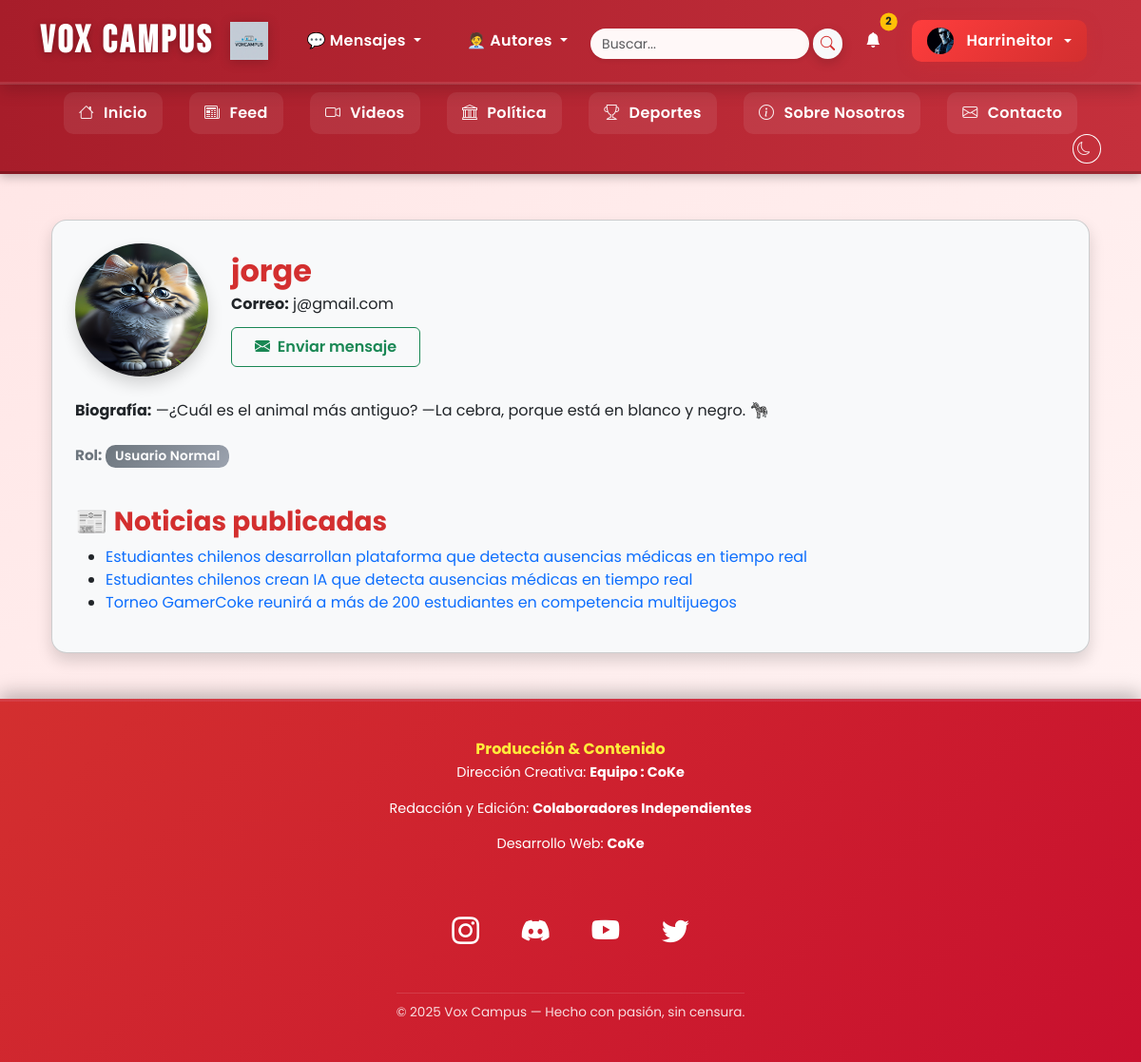
/perfil/jorge/ (signed in), run on the app's committed database.
### noticias/models.py (models this page shows, shortened)
class Perfil(models.Model):
    user = models.OneToOneField(User, on_delete=models.CASCADE, related_name='perfil')
    bio = models.TextField(blank=True, null=True)
    avatar = models.ImageField(upload_to='avatares/', blank=True, null=True)
    rol = models.CharField(
        max_length=20,
        choices=[('autor', 'Autor'), ('admin', 'Administrador')],
        default='autor'
    )

class Noticia(models.Model):
    titulo = models.CharField(max_length=200)
    contenido = models.TextField()
    categoria = models.ForeignKey(Categoria, on_delete=models.PROTECT, related_name='noticias')
    autor = models.ForeignKey(User, on_delete=models.CASCADE, related_name='noticias')
    fecha_creacion = models.DateTimeField(auto_now_add=True)
    imagen = models.ImageField(upload_to='noticias/', blank=True, null=True)

### noticias/views.py (the view)
# urls.py: path('perfil/<str:username>/', views.perfil_usuario, name='ver_perfil'),
def perfil_usuario(request, username):
    user = get_object_or_404(User, username=username)
    noticias = Noticia.objects.filter(autor=user)
    return render(request, 'noticias/perfil.html', {
        'perfil': user.perfil,
        'noticias': noticias,
    })

### noticias/context_processors.py (called while the page is built)
def contadores_globales(request):
    if request.user.is_authenticated:
        notif_count = Notificacion.objects.filter(usuario=request.user, leido=False).count()
        mensajes_no_leidos = Mensaje.objects.filter(receptor=request.user, leido=False).count() if hasattr(request.user, 'mensaje_set') else 0
    else:
        notif_count = 0
        mensajes_no_leidos = 0
    return {
        'notif_count': notif_count,
        'mensajes_no_leidos': mensajes_no_leidos,
    }

def notificaciones_context(request):
    if request.user.is_authenticated:
        notif_count = Notificacion.objects.filter(usuario=request.user, leido=False).count()
    else:
        notif_count = 0
    return {'notif_count': notif_count}

### templates/noticias/perfil.html (shortened to what this page needs)
{% extends "noticias/base.html" %}
{% load static %}
{% block content %}
<div class="container my-5">
   <div class="card shadow p-4 rounded-4 bg-light">
      <div class="d-flex align-items-center mb-4">
         <div class="me-4">
            {% if perfil.avatar %}
            <img src="{{ perfil.avatar.url }}" alt="Avatar" class="rounded-circle shadow" width="140" height="140">
            {% else %}
            <img src="{% static 'img/default_avatar.png' %}" alt="Sin avatar" class="rounded-circle shadow" width="140" height="140">
            {% endif %}
         </div>
         <div>
            <h2 class="mb-1 fw-bold">{{ perfil.user.username }}</h2>
            <p class="mb-1"><strong>Correo:</strong> {{ perfil.user.email }}</p>
            {% if request.user != perfil.user %}
            <a href="{% url 'enviar_a_usuario' perfil.user.username %}" class="btn btn-outline-success mt-2 px-4 py-2 fw-semibold">
            <i class="bi bi-envelope-fill me-1"></i> Enviar mensaje
            </a>
            {% endif %}
         </div>
      </div>
      <p><strong>Biografía:</strong>
         {% if perfil.bio %}
         {{ perfil.bio }}
         {% else %}
         <em>Este usuario aún no ha escrito una biografía.</em>
         {% endif %}
      </p>
      <p class="perfil-meta mt-2">
         <strong>Rol:</strong>
         {% if user.is_superuser %}
         <span class="badge bg-danger text-white">Administrador</span>
         {% else %}
         <span class="badge bg-secondary text-white">Usuario Normal</span>
         {% endif %}
      </p>
      <h3 class="mt-4">📰 Noticias publicadas</h3>
      <ul>
         {% for noticia in noticias %}
         <li><a href="{% url 'noticia_detalle' noticia.id %}">{{ noticia.titulo }}</a></li>
         {% empty %}
         <li>Este usuario aún no ha publicado noticias.</li>
         {% endfor %}
      </ul>
   </div>
</div>
{% endblock %}

### templates/noticias/base.html (shortened to what this page needs)
{% load static %}
<!DOCTYPE html>
<html lang="es">
<head>
   <link href="https://cdn.jsdelivr.net/npm/bootstrap@5.3.2/dist/css/bootstrap.min.css" rel="stylesheet" />
   <link href="https://cdn.jsdelivr.net/npm/bootstrap-icons@1.11.1/font/bootstrap-icons.css" rel="stylesheet" />
   <link rel="stylesheet" href="{% static 'webnoticias/css/style.css' %}?v=v38" />
</head>
<body>
   <nav class="navbar navbar-expand-lg navbar-dark bg-danger shadow">
      <div class="container">
         <a class="navbar-brand d-flex align-items-center fw-bold"
            href="{% if user.is_authenticated and user.is_superuser %}{% url 'panel_privado' %}{% else %}{% url 'index' %}{% endif %}">
            <span class="me-2 text-white">Vox Campus</span>
            <img src="{% static 'WebNoticias/img/logo.png' %}" alt="Logo Vox Campus"
                 style="height:40px; width:auto; object-fit:contain;" />
         </a>
         <div class="collapse navbar-collapse" id="navbarNav">
            <ul class="navbar-nav mx-auto align-items-center gap-2">
               {% if user.is_authenticated %}
               <li class="nav-item dropdown">
                  <a class="nav-link dropdown-toggle" href="#" id="mensajesDropdown" role="button" data-bs-toggle="dropdown">
                     💬 Mensajes
                  </a>
               </li>
               {% endif %}
               {% if user.is_authenticated %}
               <li class="nav-item dropdown">
                  <a class="nav-link dropdown-toggle" href="#" id="reporterosDropdown" role="button" data-bs-toggle="dropdown" aria-expanded="false">
                     🧑‍💼 Autores
                  </a>
             {% endif %}
            <ul class="navbar-nav align-items-center gap-0">
               {% if user.is_authenticated %}
                  <li class="nav-item">
                     <form id="buscador" class="d-flex align-items-center" role="search" method="get" action="{% url 'buscar' %}">
                        <input id="input-busqueda" class="form-control form-control-sm rounded-pill shadow-sm border-0 me-1"
                           type="search" placeholder="Buscar..." name="q" required />
                        <button class="btn btn-light btn-sm rounded-pill px-2 py-0" type="submit" style="height:32px;">
                           <i class="bi bi-search text-danger"></i>
                        </button>
                     </form>
                  </li>
                  <li class="nav-item position-relative">
                     <a href="{% url 'notificaciones' %}" class="nav-link position-relative">
                        <i class="bi bi-bell-fill"></i>
                        {% if notif_count > 0 %}
                           <span class="position-absolute top-0 start-100 translate-middle badge rounded-pill bg-warning text-dark">
                              {{ notif_count }}
                           </span>
                        {% endif %}
                     </a>
                  </li>
                  <li class="nav-item dropdown">
                     <a class="nav-link dropdown-toggle btn-login px-3 py-2" href="#" id="userDropdown"
                        role="button" data-bs-toggle="dropdown">
                        {% if user.perfil.avatar %}
                           <img src="{{ user.perfil.avatar.url }}" alt="avatar"
                              style="width:28px; height:28px; border-radius:50%; object-fit:cover; margin-right:6px;" />
                        {% else %}
                           <i class="bi bi-person-circle me-1"></i>
                        {% endif %}
                        {{ user.username }}
                     </a>
                  </li>
               {% else %}
                  <li class="nav-item"><a class="btn btn-login fw-bold px-3 py-1" href="{% url 'login' %}">Iniciar Sesión</a></li>
                  <li class="nav-item"><a href="{% url 'registro' %}" class="btn-register px-3 py-1">Regístrate</a></li>
               {% endif %}
            </ul>
         </div>
      </div>
   </nav>
   <div class="subnav">
      <div class="container text-center py-2">
         {% if user.is_authenticated and user.is_superuser %}
            <a href="{% url 'panel_privado' %}" class="subnav-link"><i class="bi bi-house-door"></i> Inicio Privado</a>
         {% else %}
            <a href="{% url 'index' %}" class="subnav-link"><i class="bi bi-house"></i> Inicio</a>
         {% endif %}
         <a href="{% url 'feed' %}" class="subnav-link"><i class="bi bi-newspaper"></i> Feed</a>
         <a href="{% url 'videos' %}" class="subnav-link"><i class="bi bi-camera-video"></i> Videos</a>
         <a href="{% url 'politica' %}" class="subnav-link"><i class="bi bi-bank"></i> Política</a>
         <a href="{% url 'deportes' %}" class="subnav-link"><i class="bi bi-trophy"></i> Deportes</a>
         <a href="{% url 'sobre' %}" class="subnav-link"><i class="bi bi-info-circle"></i> Sobre Nosotros</a>
         <a href="{% url 'contacto' %}" class="subnav-link"><i class="bi bi-envelope"></i> Contacto</a>
         <li class="nav-item d-flex align-items-center ms-2">
            <button id="theme-toggle" class="btn btn-outline-light btn-sm rounded-circle p-1" title="Cambiar tema">
               <i class="bi bi-moon"></i>
            </button>
         </li>
      </div>
   </div>
   <main class="container my-4">
      {% block content %}{% endblock %}
   </main>
   <footer class="footer-premium">
      <div class="footer-container">
         <div class="footer-credits">
            <h4>Producción & Contenido</h4>
            <p>Dirección Creativa: <strong>Equipo : CoKe</strong></p>
            <p>Redacción y Edición: <strong>Colaboradores Independientes</strong></p>
            <p>Desarrollo Web: <strong>CoKe</strong></p>
         </div>
         <div class="footer-social">
            <a href="https://www.instagram.com" target="_blank" class="social-icon"><i class="bi bi-instagram"></i></a>
            <a href="https://discord.com" target="_blank" class="social-icon"><i class="bi bi-discord"></i></a>
            <a href="https://www.youtube.com" target="_blank" class="social-icon"><i class="bi bi-youtube"></i></a>
            <a href="https://twitter.com" target="_blank" class="social-icon"><i class="bi bi-twitter"></i></a>
         </div>
         <div class="footer-bottom">
            <p>&copy; 2025 Vox Campus — Hecho con pasión, sin censura.</p>
         </div>
      </div>
   </footer>
</body>
</html>

### noticias/static/WebNoticias/css/base.css (style rules this page uses)
body { font-family: 'Poppins', sans-serif; color: #212529; scroll-behavior: smooth; margin: 0; background: linear-gradient(145deg, #ffe5e5, #fff6f6); background-attachment: fixed; transition: background-color 0.4s ease, color 0.4s ease; }
a { text-decoration: none; transition: all 0.2s ease; }
.container main, main.container { display:block; }
.navbar-brand img { height: 75px; width: auto; margin-left: 10px; vertical-align: middle; display: inline-block; filter: drop-shadow(0 2px 6px rgba(0,0,0,0.18)); }

### noticias/static/WebNoticias/css/navbar.css (style rules this page uses)
.navbar { background: linear-gradient(90deg, #a71d2a, #c5303c); box-shadow: 0 4px 10px rgba(0,0,0,0.4); border-bottom: 2px solid rgba(255,255,255,0.1); }
.navbar-brand { font-family: 'Bebas Neue','Montserrat',Arial,sans-serif; font-size: 2.5rem; letter-spacing: 3px; color: #fff !important; text-shadow: 0 2px 8px rgba(0,0,0,0.25); transition: transform 0.2s, text-shadow 0.3s; padding-right: 8px; }
.navbar-nav .nav-item { margin: 0 8px; }
.navbar .nav-link { color: #fff; font-weight: 600; letter-spacing: 0.3px; transition: all 0.3s ease; border-radius: 10px; padding: 8px 14px; font-size: 1rem; margin-right: .5rem; }
.nav-link .badge { font-size: .7rem; padding: 4px 6px; font-weight: 700; animation: notifBlink 1s ease-in-out infinite alternate; }
#theme-toggle { margin-left: auto;; border-color: #fff; color: #fff; transition: all 0.3s ease; }
.subnav { background: linear-gradient(90deg, #a71d2a, #c5303c); border-top: 1px solid rgba(255,255,255,0.15); border-bottom: 3px solid rgba(0,0,0,0.2); box-shadow: 0 3px 10px rgba(0,0,0,0.25); animation: fadeInDown 0.5s ease both; }
.subnav .subnav-link { display: inline-block; color: #fff; font-weight: 600; letter-spacing: 0.3px; margin: 0 12px; padding: 10px 16px; border-radius: 10px; text-decoration: none; background: rgba(255,255,255,0.08); transition: all 0.3s ease; }
.subnav i { margin-right: 6px; opacity: 0.9; }
.navbar-nav.align-items-center { align-items: center !important; }
#buscador { display: flex; align-items: center; margin-top: 5px; }
.navbar-nav.align-items-center > .nav-item { display: flex; align-items: center; }
#input-busqueda { height: 32px; line-height: 32px; padding: 0 10px; width: 200px; max-width: 240px; transition: all 0.3s ease; }
#input-busqueda { height: 32px; line-height: 32px; padding: 0 12px; width: 230px; max-width: 280px; background: #fff8f8; transition: all 0.3s ease; }

### noticias/static/WebNoticias/css/panel.css (style rules this page uses)
.navbar, .navbar * { position: relative; z-index: 1000; }

### noticias/static/WebNoticias/css/cards.css (style rules this page uses)
.card { border-radius: 1rem; transition: transform .3s, box-shadow .3s; display:flex; flex-direction:column; height:100%; background:#ffffffee; box-shadow: 0 8px 25px rgba(0,0,0,0.08); }

### noticias/static/WebNoticias/css/forms.css (style rules this page uses)
form input, form textarea, form select { border-radius:.5rem; border:1px solid #ced4da; padding:.75rem 1rem; transition:all .3s ease; }
.btn-login { background:linear-gradient(135deg,#ff3d3d,#d32f2f); color:#fff!important; border:none; border-radius:50px; padding:.65rem 1.8rem; font-weight:700; letter-spacing:.4px; font-size:1.05rem; transition:all .3s ease; box-shadow:0 4px 15px rgba(211,47,47,0.35); display:flex; align-items:center; justify-content:center; gap:8px; margin:0; }
form .btn { border:none; border-radius:12px; font-weight:700; padding:.6rem 1.4rem; font-size:.95rem; transition:all .3s ease; box-shadow:0 4px 12px rgba(0,0,0,.15); vertical-align:middle; }
form .btn, form a.btn { display:inline-flex; align-items:center; justify-content:center; text-decoration:none; height:45px; line-height:1; }

### noticias/static/WebNoticias/css/footer.css (style rules this page uses)
.footer-premium { background:linear-gradient(135deg,#d32f2f,#c8102e); color:#fff; text-align:center; padding:40px 15px 25px; border-top:3px solid rgba(255,255,255,.1); box-shadow:0 -6px 18px rgba(0,0,0,.25); }
.footer-container { max-width:1100px; margin:0 auto; display:flex; flex-direction:column; align-items:center; gap:1.5rem; }
.footer-credits { font-size:.9rem; color:#fff; }
.footer-credits h4 { color:#ffeb3b; font-weight:700; margin-bottom:.3rem; font-size:1rem; }
.footer-social { display:flex; justify-content:center; gap:1.3rem; margin-top:1.2rem; }
.footer-social .social-icon { color:#fff; font-size:1.6rem; transition:all .3s ease; }
.footer-bottom { border-top:1px solid rgba(255,255,255,.15); margin-top:1.2rem; padding-top:10px; font-size:.85rem; opacity:.85; }
.footer-premium .social-icon { font-size:1.8rem; color:#fff; margin:0 12px; transition: all .3s ease; }

### noticias/static/WebNoticias/css/typography.css (style rules this page uses)
h1, h2, h3, h4, h5 { color:#d32f2f; font-weight:700; }
.text-danger { color:#d32f2f !important; }

### noticias/static/WebNoticias/css/responsive.css (style rules this page uses)
html { scroll-behavior: smooth; }

### data on the page
Perfil: avatar (picture), user.username "jorge", user.email "j@gmail.com", bio "—¿Cuál es el animal más antiguo? —La cebra, porque está en blanco y negro. 🦓"
Noticia: titulo "Estudiantes chilenos desarrollan plataforma que detecta ausencias médicas en tiempo real"
Noticia: titulo "Estudiantes chilenos crean IA que detecta ausencias médicas en tiempo real"
Noticia: titulo "Torneo GamerCoke reunirá a más de 200 estudiantes en competencia multijuegos"

### other printed values
{{ notif_count }} "2"
{{ user.username }} "Harrineitor"
